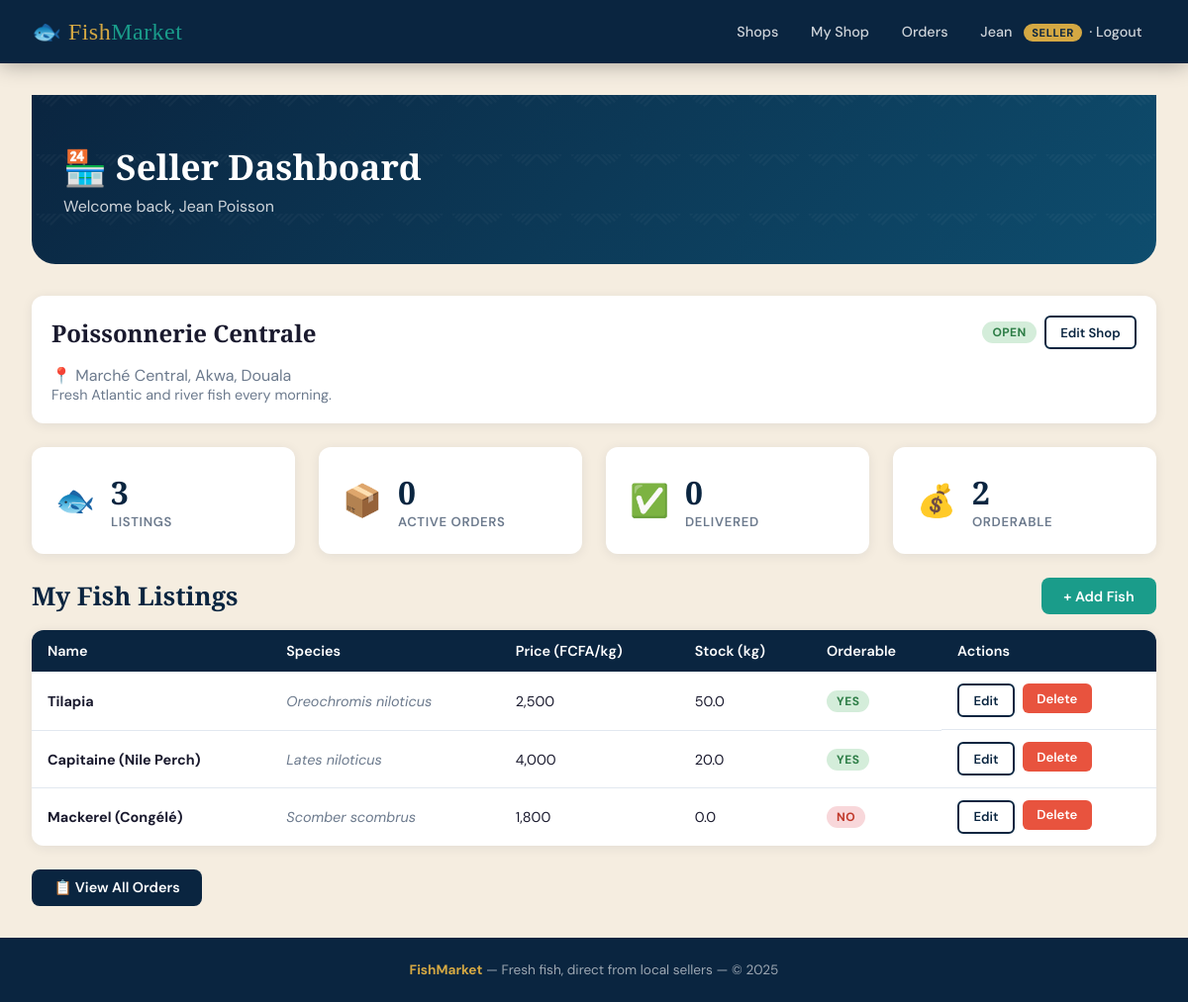
Screenshot of /seller/dashboard (signed in) with the database file from the repository.
### app.py (models this page shows, shortened)
class User(db.Model):
    __tablename__ = "users"
    id           = db.Column(db.Integer, primary_key=True)
    email        = db.Column(db.String(120), unique=True, nullable=False)
    password_hash= db.Column(db.String(256), nullable=False)
    role         = db.Column(db.String(20), nullable=False, default="customer")  # admin / seller / customer
    full_name    = db.Column(db.String(120), nullable=False)
    phone        = db.Column(db.String(30))           # PII – admin-only
    address      = db.Column(db.String(255))          # PII – admin-only
    created_at   = db.Column(db.DateTime, default=datetime.utcnow)
    is_active    = db.Column(db.Boolean, default=True)
    shop   = db.relationship("Shop",  back_populates="seller", uselist=False)
    orders = db.relationship("Order", back_populates="customer")

class Shop(db.Model):
    __tablename__ = "shops"
    id          = db.Column(db.Integer, primary_key=True)
    seller_id   = db.Column(db.Integer, db.ForeignKey("users.id"), nullable=False, unique=True)
    name        = db.Column(db.String(120), nullable=False)
    description = db.Column(db.Text)
    location    = db.Column(db.String(255), nullable=False)
    city        = db.Column(db.String(80))
    logo_url    = db.Column(db.String(255))
    is_open     = db.Column(db.Boolean, default=True)   # shop open/closed toggle
    created_at  = db.Column(db.DateTime, default=datetime.utcnow)
    seller  = db.relationship("User",  back_populates="shop")
    fishes  = db.relationship("Fish",  back_populates="shop", cascade="all, delete-orphan")
    orders  = db.relationship("Order", back_populates="shop")

class Fish(db.Model):
    __tablename__ = "fishes"
    id           = db.Column(db.Integer, primary_key=True)
    shop_id      = db.Column(db.Integer, db.ForeignKey("shops.id"), nullable=False)
    name         = db.Column(db.String(120), nullable=False)
    species      = db.Column(db.String(120))
    description  = db.Column(db.Text)
    price_per_kg = db.Column(db.Float, nullable=False)
    stock_kg     = db.Column(db.Float, default=0.0)     # 0 = out of stock
    is_orderable = db.Column(db.Boolean, default=True)  # seller decides if ordering is open
    image_url    = db.Column(db.String(255))
    created_at   = db.Column(db.DateTime, default=datetime.utcnow)
    shop        = db.relationship("Shop",      back_populates="fishes")
    order_items = db.relationship("OrderItem", back_populates="fish")
    @property
    def available(self):
        return self.is_orderable and self.stock_kg > 0 and self.shop.is_open

### app.py (the view)
@app.route("/seller/dashboard")
@role_required("seller")
def seller_dashboard():
    user = current_user()
    shop = user.shop
    return render_template("seller/dashboard.html", user=user, shop=shop)

### app.py (called while the page is built)
def role_required(*roles):
    def decorator(f):
        @wraps(f)
        def wrapper(*args, **kwargs):
            if "user_id" not in session:
                flash("Please log in.", "warning")
                return redirect(url_for("login"))
            user = db.session.get(User, session["user_id"])
            if not user or user.role not in roles:
                abort(403)
            return f(*args, **kwargs)
        return wrapper
    return decorator

def current_user():
    if "user_id" in session:
        return db.session.get(User, session["user_id"])
    return None

### templates/seller/dashboard.html (shortened to what this page needs)
{% extends "base.html" %}
{% block content %}
<div class="page-header">
  <h1>🏪 Seller Dashboard</h1>
  <p>Welcome back, {{ user.full_name }}</p>
</div>
{% if not shop %}
  <div style="text-align:center;padding:3rem;">
    <div style="font-size:4rem;margin-bottom:1rem;">🏗️</div>
    <h2 style="font-family:'Playfair Display',serif;margin-bottom:1rem;">Create Your Shop</h2>
    <p class="text-muted mb-3">Set up your fish shop to start listing products.</p>
    <a href="{{ url_for('seller_create_shop') }}" class="btn btn-primary">Create My Shop</a>
  </div>
{% else %}
  <div class="card mb-3">
    <div class="card-body">
      <div class="flex justify-between items-center mb-2">
        <h2 style="font-family:'Playfair Display',serif;">{{ shop.name }}</h2>
        <div style="display:flex;gap:0.5rem;align-items:center;">
          {% if shop.is_open %}<span class="badge badge-green">Open</span>{% else %}<span class="badge badge-red">Closed</span>{% endif %}
          <a href="{{ url_for('seller_edit_shop') }}" class="btn btn-outline btn-sm">Edit Shop</a>
        </div>
      </div>
      <p class="text-muted">📍 {{ shop.location }}</p>
      {% if shop.description %}<p class="text-muted" style="font-size:0.9rem;">{{ shop.description }}</p>{% endif %}
    </div>
  </div>
  <div class="grid grid-4 mb-3">
    <div class="stat-box">
      <div class="stat-icon">🐟</div>
      <div><div class="stat-num">{{ shop.fishes|length }}</div><div class="stat-label">Listings</div></div>
    </div>
    <div class="stat-box">
      <div class="stat-icon">📦</div>
      <div>
        <div class="stat-num">{{ shop.orders|selectattr('status','in',['pending','confirmed','ready'])|list|length }}</div>
        <div class="stat-label">Active Orders</div>
      </div>
    </div>
    <div class="stat-box">
      <div class="stat-icon">✅</div>
      <div>
        <div class="stat-num">{{ shop.orders|selectattr('status','equalto','delivered')|list|length }}</div>
        <div class="stat-label">Delivered</div>
      </div>
    </div>
    <div class="stat-box">
      <div class="stat-icon">💰</div>
      <div>
        <div class="stat-num">{{ shop.fishes|selectattr('available')|list|length }}</div>
        <div class="stat-label">Orderable</div>
      </div>
    </div>
  </div>
  <div class="flex justify-between items-center mb-2">
    <h2 class="section-title" style="margin-bottom:0;">My Fish Listings</h2>
    <a href="{{ url_for('seller_add_fish') }}" class="btn btn-primary">+ Add Fish</a>
  </div>
  {% if shop.fishes %}
  <div class="card mb-3">
    <table>
      <thead>
        <tr>
          <th>Name</th><th>Species</th><th>Price (FCFA/kg)</th><th>Stock (kg)</th><th>Orderable</th><th>Actions</th>
        </tr>
      </thead>
      <tbody>
        {% for fish in shop.fishes %}
        <tr>
          <td><strong>{{ fish.name }}</strong></td>
          <td class="text-muted" style="font-style:italic;">{{ fish.species or '—' }}</td>
          <td>{{ "{:,.0f}".format(fish.price_per_kg) }}</td>
          <td>{{ fish.stock_kg }}</td>
          <td>
            {% if fish.is_orderable and fish.stock_kg > 0 %}
              <span class="badge badge-green">Yes</span>
            {% else %}
              <span class="badge badge-red">No</span>
            {% endif %}
          </td>
          <td style="display:flex;gap:0.5rem;">
            <a href="{{ url_for('seller_edit_fish', fish_id=fish.id) }}" class="btn btn-outline btn-sm">Edit</a>
            <form method="POST" action="{{ url_for('seller_delete_fish', fish_id=fish.id) }}"
                  onsubmit="return confirm('Delete {{ fish.name }}?');">
              <button type="submit" class="btn btn-danger btn-sm">Delete</button>
            </form>
          </td>
        </tr>
        {% endfor %}
      </tbody>
    </table>
  </div>
  {% else %}
    <div class="empty-state"><div class="empty-icon">🐟</div><p>No fish listed yet. Add your first listing!</p></div>
  {% endif %}
  <a href="{{ url_for('seller_orders') }}" class="btn btn-ocean">📋 View All Orders</a>
{% endif %}
{% endblock %}

### templates/base.html (shortened to what this page needs)
<!DOCTYPE html>
<html lang="en">
<head>
</head>
<body>
<nav>
  <div class="nav-inner">
    <a href="{{ url_for('index') }}" class="nav-brand">🐟 Fish<span>Market</span></a>
    <div class="nav-links">
      <a href="{{ url_for('shops') }}">Shops</a>
      {% if user %}
        {% if user.role == 'admin' %}
          <a href="{{ url_for('admin_dashboard') }}">Admin Panel</a>
        {% elif user.role == 'seller' %}
          <a href="{{ url_for('seller_dashboard') }}">My Shop</a>
          <a href="{{ url_for('seller_orders') }}">Orders</a>
        {% else %}
          <a href="{{ url_for('my_orders') }}">My Orders</a>
        {% endif %}
        <a href="{{ url_for('logout') }}">
          {{ user.full_name.split()[0] }}
          <span class="nav-role">{{ user.role }}</span>
          &nbsp;·&nbsp;Logout
        </a>
      {% else %}
        <a href="{{ url_for('login') }}">Login</a>
        <a href="{{ url_for('register') }}" class="btn-nav">Register</a>
      {% endif %}
    </div>
  </div>
</nav>
<main>{% block content %}{% endblock %}</main>
<footer>
  <strong>FishMarket</strong> &mdash; Fresh fish, direct from local sellers &mdash; &copy; {{ 2025 }}
</footer>
</body>
</html>

### templates/base.html (style rules this page uses)
:root { --ocean: #0a2540; --tide: #0e4d6e; --seafoam: #1a9c8a; --coral: #e8533e; --sand: #f5ede0; --gold: #d4a843; --white: #ffffff; --text: #1a1a2e; --muted: #6c7a8d; --card-bg: #ffffff; --border: #e2e8f0; --success: #2d7d46; --danger: #c0392b; --warning: #d4a017; --info: #1565a0; }
*, *::before, *::after { box-sizing: border-box; margin: 0; padding: 0; }
html { scroll-behavior: smooth; }
body { font-family: 'DM Sans', sans-serif; background: var(--sand); color: var(--text); min-height: 100vh; display: flex; flex-direction: column; }
nav { background: var(--ocean); padding: 0 2rem; position: sticky; top: 0; z-index: 100; box-shadow: 0 2px 20px rgba(0,0,0,0.3); }
.nav-inner { max-width: 1200px; margin: 0 auto; display: flex; align-items: center; justify-content: space-between; height: 64px; }
.nav-brand { font-family: 'Playfair Display', serif; font-size: 1.5rem; color: var(--gold); text-decoration: none; letter-spacing: 0.02em; }
.nav-brand span { color: var(--seafoam); }
.nav-links { display: flex; align-items: center; gap: 0.25rem; }
.nav-links a { color: rgba(255,255,255,0.8); text-decoration: none; padding: 0.5rem 0.9rem; border-radius: 6px; font-size: 0.9rem; font-weight: 500; transition: all 0.2s; }
.nav-role { font-size: 0.7rem; background: var(--gold); color: var(--ocean); padding: 2px 8px; border-radius: 10px; font-weight: 700; text-transform: uppercase; letter-spacing: 0.05em; margin-left: 0.5rem; vertical-align: middle; }
main { flex: 1; max-width: 1200px; margin: 0 auto; padding: 2rem; width: 100%; }
.card { background: var(--card-bg); border-radius: 12px; box-shadow: 0 2px 12px rgba(10,37,64,0.08); overflow: hidden; transition: box-shadow 0.2s, transform 0.2s; }
.card-body { padding: 1.25rem; }
.btn { display: inline-block; padding: 0.6rem 1.4rem; border-radius: 8px; font-weight: 600; font-size: 0.9rem; cursor: pointer; border: none; text-decoration: none; transition: all 0.2s; text-align: center; font-family: 'DM Sans', sans-serif; }
.btn-primary { background: var(--seafoam); color: #fff; }
.btn-ocean { background: var(--ocean); color: #fff; }
.btn-danger { background: var(--coral); color: #fff; }
.btn-outline { background: transparent; color: var(--ocean); border: 2px solid var(--ocean); }
.btn-sm { padding: 0.4rem 0.9rem; font-size: 0.82rem; border-radius: 6px; }
.page-header { background: linear-gradient(135deg, var(--ocean) 0%, var(--tide) 100%); color: white; padding: 3rem 2rem; margin-bottom: 2rem; border-radius: 0 0 24px 24px; position: relative; overflow: hidden; }
.page-header::before { content: ''; position: absolute; inset: 0; }
.page-header h1 { font-family: 'Playfair Display', serif; font-size: 2.2rem; position: relative; }
.page-header p { opacity: 0.8; margin-top: 0.4rem; position: relative; }
.badge { display: inline-block; padding: 3px 10px; border-radius: 20px; font-size: 0.75rem; font-weight: 700; text-transform: uppercase; letter-spacing: 0.04em; }
.badge-green { background: #d4edda; color: var(--success); }
.badge-red { background: #f8d7da; color: var(--danger); }
table { width: 100%; border-collapse: collapse; font-size: 0.9rem; }
th { background: var(--ocean); color: white; padding: 0.75rem 1rem; text-align: left; font-weight: 600; }
td { padding: 0.75rem 1rem; border-bottom: 1px solid var(--border); }
tr:last-child td { border-bottom: none; }
footer { background: var(--ocean); color: rgba(255,255,255,0.6); text-align: center; padding: 1.5rem; font-size: 0.85rem; margin-top: auto; }
footer strong { color: var(--gold); }
.grid { display: grid; gap: 1.5rem; }
.grid-4 { grid-template-columns: repeat(auto-fill, minmax(220px, 1fr)); }
.stat-box { background: white; border-radius: 12px; padding: 1.5rem; box-shadow: 0 2px 12px rgba(10,37,64,0.08); display: flex; align-items: center; gap: 1rem; }
.stat-icon { font-size: 2rem; }
.stat-num { font-family: 'Playfair Display', serif; font-size: 2rem; font-weight: 900; color: var(--ocean); }
.stat-label { font-size: 0.82rem; color: var(--muted); font-weight: 600; text-transform: uppercase; letter-spacing: 0.05em; }
.text-muted { color: var(--muted); }
.mb-2 { margin-bottom: 1rem; }
.mb-3 { margin-bottom: 1.5rem; }
.flex { display: flex; }
.items-center { align-items: center; }
.justify-between { justify-content: space-between; }
.section-title { font-family: 'Playfair Display', serif; font-size: 1.6rem; color: var(--ocean); margin-bottom: 1.5rem; }

### rows the page displays
User: full_name "Jean", role "SELLER", full_name "Jean Poisson"
Shop: name "Poissonnerie Centrale", location "Marché Central, Akwa, Douala", description "Fresh Atlantic and river fish every morning."
Fish: name "Tilapia", species "Oreochromis niloticus", price_per_kg "2,500", stock_kg "50.0", is_orderable "YES"
Fish: name "Capitaine (Nile Perch)", species "Lates niloticus", price_per_kg "4,000", stock_kg "20.0", is_orderable "YES"
Fish: name "Mackerel (Congélé)", species "Scomber scombrus", price_per_kg "1,800", stock_kg "0.0", is_orderable "NO"

### other values shown
{{ shop.fishes|length }} "3"
{{ shop.orders|selectattr('status','equalto','delivered')|list|length }} "0"
{{ shop.fishes|selectattr('available')|list|length }} "2"
{{ 2025 }} "2025"
